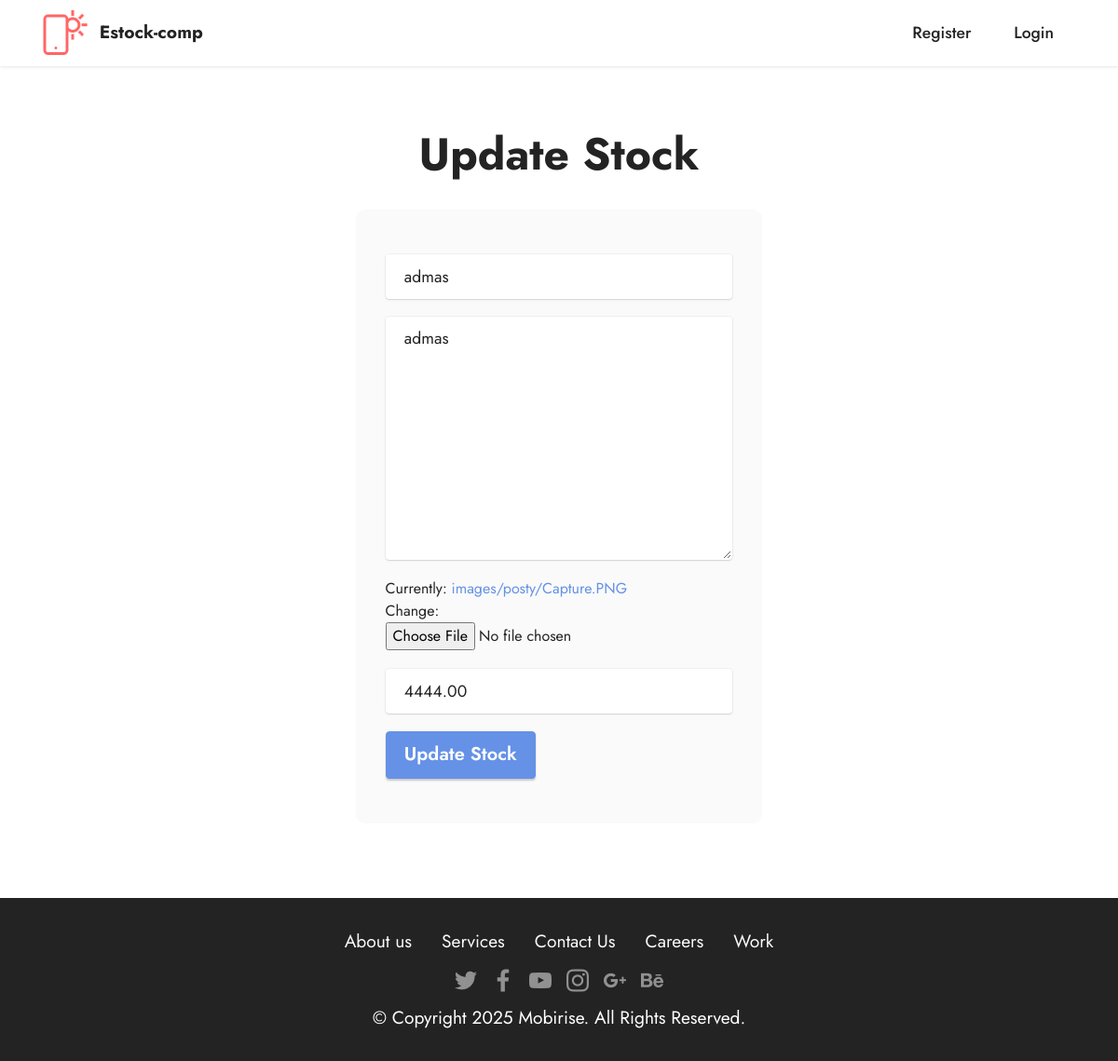
The page /comp/update/6 on the database as committed earlier.
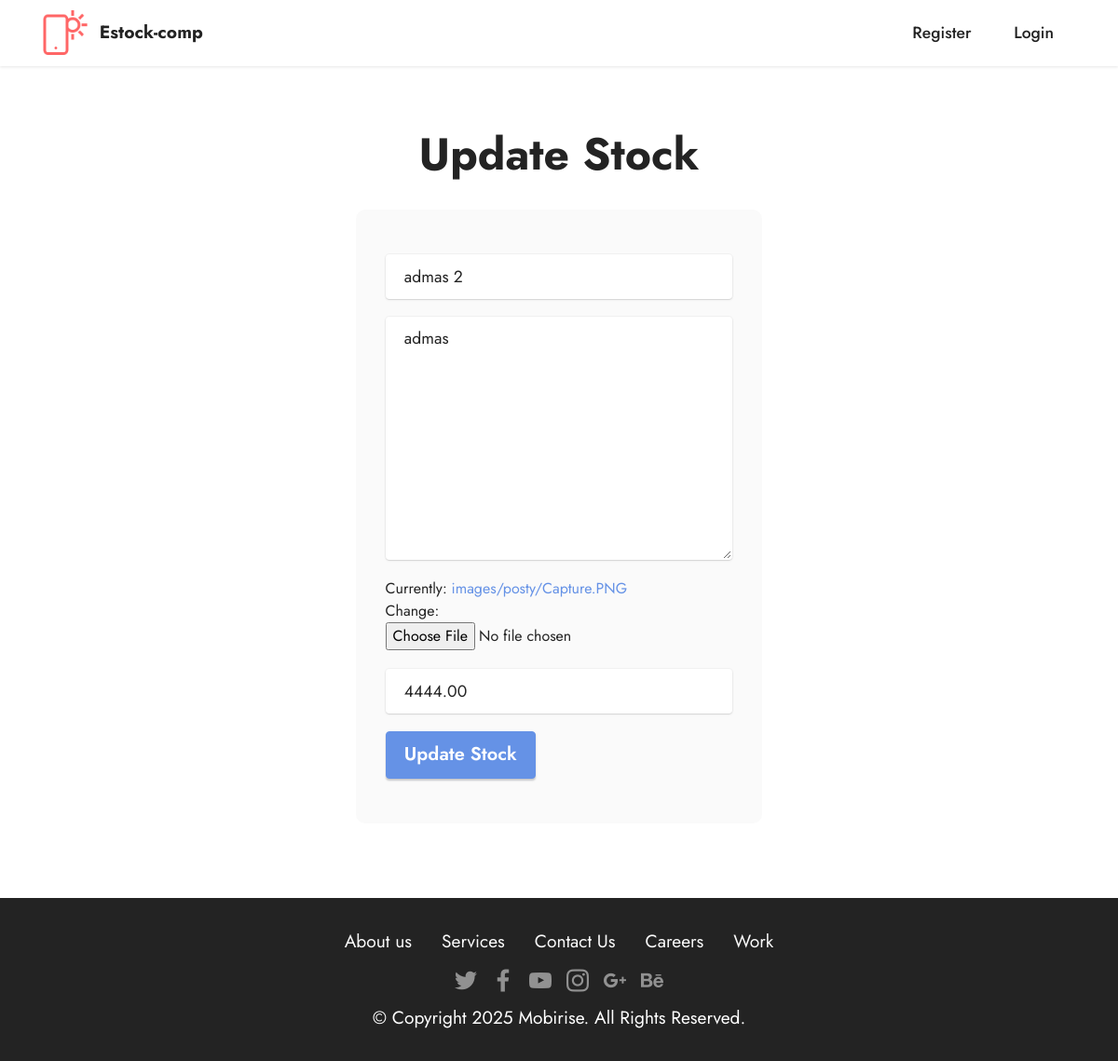
The same page on the database as committed later.
### company/models.py (models this page shows, shortened)
class PostModel(models.Model):
    name = models.CharField(max_length=100, blank=False, null=False)
    bio = models.TextField(blank=False, null=False)
    logo = models.ImageField(blank=False, null=False, upload_to='images/posty')
    price = models.DecimalField(blank=False, null=False, max_digits=9, decimal_places=2)

### company/views.py (the view, shortened to what this page needs)
# urls.py: path('update/<int:stock_id>', views.UpdateStock, name='update')
def UpdateStock(request, stock_id):
    Stock = PostModel.objects.get(pk=stock_id)
    form = PostForm(request.POST or None, request.FILES or None, instance=Stock)
    context = {'Stock':Stock,'form':form}
    return render(request, 'company/update_stock.html',context)

### company/forms.py
class PostForm(ModelForm):
    class Meta:
        model = PostModel
        fields = '__all__'
        widgets = {
            'name': forms.TextInput(attrs={'class': 'form-control ','placeholder':'Enter name'}),
            'bio': forms.Textarea(attrs={'class': 'form-control','placeholder':'Enter bio'}),
            'price': forms.TextInput(attrs={'class': 'form-control ', 'placeholder': 'Enter Price'}),
        }

### templates/company/update_stock.html (shortened to what this page needs)
{% extends 'company/base.html' %}
{% load static %}
{% block content %}
<section class="form7 cid-sFYhIm2EhX" id="form7-c">
    <div class="container">
        <div class="mbr-section-head">
            <h3 class="mbr-section-title mbr-fonts-style align-center mb-0 display-2"><strong>Update Stock</strong></h3>
        </div>
        <div class="row justify-content-center mt-4">
            <div class="col-lg-8 mx-auto mbr-form" data-form-type="formoid">
                <form action="" method="POST" class="mbr-form form-with-styler mx-auto" data-form-title="Form Name" enctype="multipart/form-data">
                    <div class="dragArea row">
                        <div class="col-lg-12 col-md-12 col-sm-12 form-group">
                                {{ form.name }}
                        </div>
                         <div class="col-lg-12 col-md-12 col-sm-12 form-group">
                                {{ form.bio }}
                        </div>
                        <div class="col-lg-12 col-md-12 col-sm-12 form-group">
                                {{ form.logo }}
                        </div>
                         <div class="col-lg-12 col-md-12 col-sm-12 form-group">
                                {{ form.price }}
                        </div>
                    </div>
                    <button type="submit" class="btn btn-primary btn-lg">Update Stock</button>
                </form>
            </div>
        </div>
    </div>
</section>
{% endblock %}

Rows that differ between the two databases and show on the page:
changed PostModel "admas": name "admas" → "admas 2"
